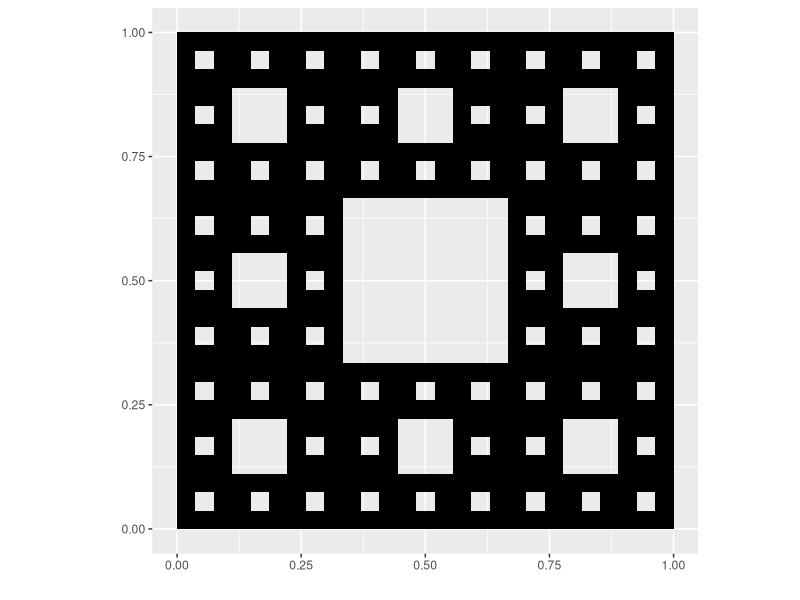
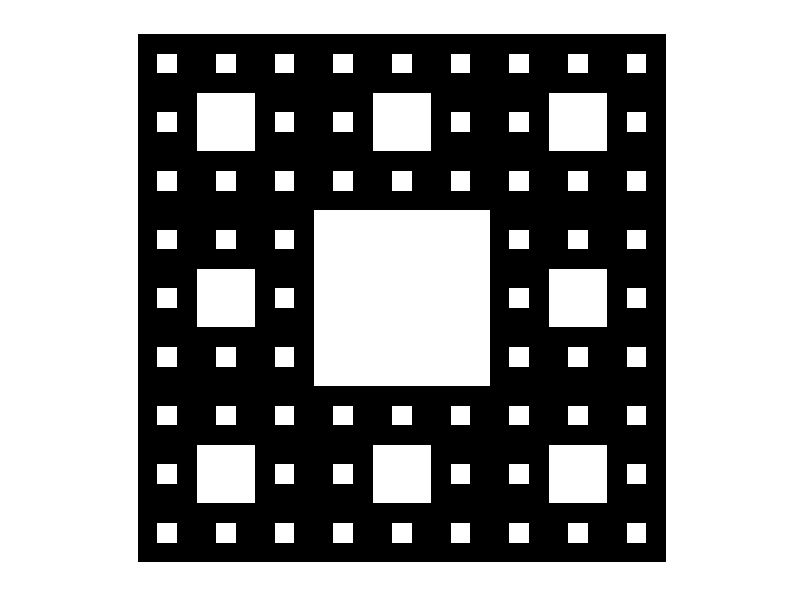

The R source for these figures, in order:
#========================================================
# Deterministic Algorithm Example: Sierpinski Carpet
#========================================================


library(ggplot2)

# = Pick the number of iterations =
N <- 3

lambda <- 1/3

# = Define the functions =
theta <- 0
R <- matrix(data=c(cos(theta), -sin(theta), sin(theta), cos(theta)), byrow=TRUE, nrow=2, ncol=2)

A <- (1/3)*R

f_1 <- function(x){
  A%*%x + c(0,0)
}

f_2 <- function(x){
  A%*%x + c(0,1/3)
}

f_3 <- function(x){
  A%*%x + c(0,2/3)
}

f_4 <- function(x){
  A%*%x + c(1/3,0)
}

f_5 <- function(x){
  A%*%x + c(1/3,2/3)
}

f_6 <- function(x){
  A%*%x + c(2/3,0)
}

f_7 <- function(x){
  A%*%x + c(2/3,1/3)
}

f_8 <- function(x){
  A%*%x + c(2/3,2/3)
}

# = = = = = = = = = = = = 

# = Define the starting set =

a <- c(0, 0)
b <- c(1, 0)
c <- c(1, 1)
d <- c(0, 1)

S<-list()
S[[1]] <- a
S[[2]] <- b
S[[3]] <- c
S[[4]] <- d

ref <- c(1/2, 1/2)

# Plot the starting set
# = Prep to plot the lines between the pairs of points in the list S

X1<-vector()
X2<-vector()

for(j in 1:length(S)){
  p <- S[[j]]
  X1[j] <- p[1]
  X2[j] <- p[2]
  
} 

# Combine regions into one dataframe, using convex hull to fix ordering
df <- data.frame(X1 = X1, X2 = X2)

# Define id variables to specify groups to be shaded
ids <- c(1)

# Combine a ids, a constant shading value, and vertices
datapoly <- data.frame(
  id = rep(ids, each = 4),
  value = rep(1, each = 4),
  x = df$X1,
  y = df$X2
)

# Create the plot
# p <- ggplot(datapoly, aes(x = x, y = y)) +
#   geom_polygon(aes(fill = value, group = id))
# p + guides(fill=FALSE) +
#   scale_fill_gradient(low="black", high="black") +
#   theme(aspect.ratio=1) + xlab("") + ylab("") + theme(aspect.ratio=1) +
#   theme(axis.line=element_blank(),
#         axis.text.x=element_blank(),
#         axis.text.y=element_blank(),
#         axis.ticks=element_blank(),
#         axis.title.x=element_blank(),
#         axis.title.y=element_blank(),
#         legend.position="none",
#         panel.background=element_blank(),
#         panel.border=element_blank(),
#         panel.grid.major=element_blank(),
#         panel.grid.minor=element_blank(),
#         plot.background=element_blank())



# = = = = = = = = = = = = = = = = = = = = = = = = =


# = Iterate the functions =

FF <- list()
pts <- list()
refs <- list()

refs[[1]] <- ref

for(i in 1:N){
  
  for(j in 1:length(refs)){
    this_ref <- unlist(refs[[j]])
    pts[[j]] <- list(f_1(refs[[j]]),
                     f_2(refs[[j]]),
                     f_3(refs[[j]]),
                     f_4(refs[[j]]),
                     f_5(refs[[j]]),
                     f_6(refs[[j]]),
                     f_7(refs[[j]]),
                     f_8(refs[[j]]))
  }
  
  for(j in 1:length(S)){
    
    FF[[j]] <- list(f_1(S[[j]]),
                    f_2(S[[j]]),
                    f_3(S[[j]]),
                    f_4(S[[j]]),
                    f_5(S[[j]]),
                    f_6(S[[j]]),
                    f_7(S[[j]]),
                    f_8(S[[j]]))
    
  }
  
  S <- unlist(FF, recursive = FALSE)
  refs <- unlist(pts, recursive=FALSE)
}


# = Prep to plot the lines between the pairs of points in the list S

X<-vector()
Y<-vector()

for(j in 1:length(S)){
  p <- S[[j]]
  X[j] <- p[1]
  Y[j] <- p[2]
  
} 

# Prepare reference x and y values
x<-vector()
y<-vector()

for(j in 1:length(refs)){
  r <- refs[[j]]
  x[j] <- r[1]
  y[j] <- r[2]
} 

#----------------------------------------------------------
# Prepare a list of vertices to use as the shading polygons

refs_df <- data.frame(x,y)
pts_df <- data.frame(X, Y)
regions <- list()
corners <- list()

shrink <- lambda^N

for(i in 1:length(refs)){
  for(j in 1: nrow(pts_df)){
    how_far <- c(sqrt((pts_df[[j,1]]-refs_df[[i,1]])^2 + (pts_df[[j,2]]-refs_df[[i,2]])^2))
    if(how_far <= shrink){
      corners[[j]] <- pts_df[j,]
    } else{corners[[j]] <- NA}
  }
  regions[[i]]<- corners
}

#-----------------------------------------------
# Convert each list of vertices to a dataframe

regions_dfs <- list()

for(j in 1:length(regions)){
  
  test_region <- regions[[j]]
  tr_df <- data.frame(matrix(NA, nrow = length(test_region), ncol = 2))
  
  for(i in 1:length(test_region)){
    if(length(test_region[[i]][1])>0 & length(test_region[[i]][2])>0){
      
      tr_df[i,1] <- test_region[[i]][1]
      tr_df[i,2] <- test_region[[i]][2]
      
    }
  }
  
  # Remove null rows
  tr_df <- tr_df[unique(which(!is.na(tr_df), arr.ind = TRUE)[,1]),]
  
  # Remove duplicates
  tr_df <- tr_df[!duplicated(round(tr_df, digits=4)), ]
  
  # Add to list of dataframes
  regions_dfs[[j]] <- tr_df
}

#---------------------------------------------------------------------------------
# Plot the shading using geom_polygon
# When using geom_polygon, you will typically need two data frames:
# one contains the coordinates of each polygon (positions),  and the
# other the values associated with each polygon (values).  An id
# variable links the two together

# Combine regions into one dataframe, using convex hull to fix ordering
df <- regions_dfs[[1]]
df <- df[chull(df),]

for(i in 2:length(regions_dfs)){
  add_below <- regions_dfs[[i]]
  df <- rbind(df, add_below[chull(add_below),])
}
row.names(df) <- c(1:nrow(df))

# Define id variables to specify groups to be shaded
ids <- c(1:length(regions_dfs))

# Combine a ids, a constant shading value, and vertices
datapoly <- data.frame(
  id = rep(ids, each = 4),
  value = rep(1, each = 4),
  x = df$X1,
  y = df$X2
)

# Create the plot
p <- ggplot(datapoly, aes(x = x, y = y)) +
  geom_polygon(aes(fill = value, group = id))
p + guides(fill=FALSE) +
  scale_fill_gradient(low="black", high="black") +
  theme(aspect.ratio=1) + xlab("") + ylab("")


# Create the plot
p <- ggplot(datapoly, aes(x = x, y = y)) +
  geom_polygon(aes(fill = value, group = id))
p + guides(fill=FALSE) +
  scale_fill_gradient(low="black", high="black") +
  theme(aspect.ratio=1) + xlab("") + ylab("") + theme(aspect.ratio=1) + 
  theme(axis.line=element_blank(),
        axis.text.x=element_blank(),
        axis.text.y=element_blank(),
        axis.ticks=element_blank(),
        axis.title.x=element_blank(),
        axis.title.y=element_blank(),
        legend.position="none",
        panel.background=element_blank(),
        panel.border=element_blank(),
        panel.grid.major=element_blank(),
        panel.grid.minor=element_blank(),
        plot.background=element_blank())